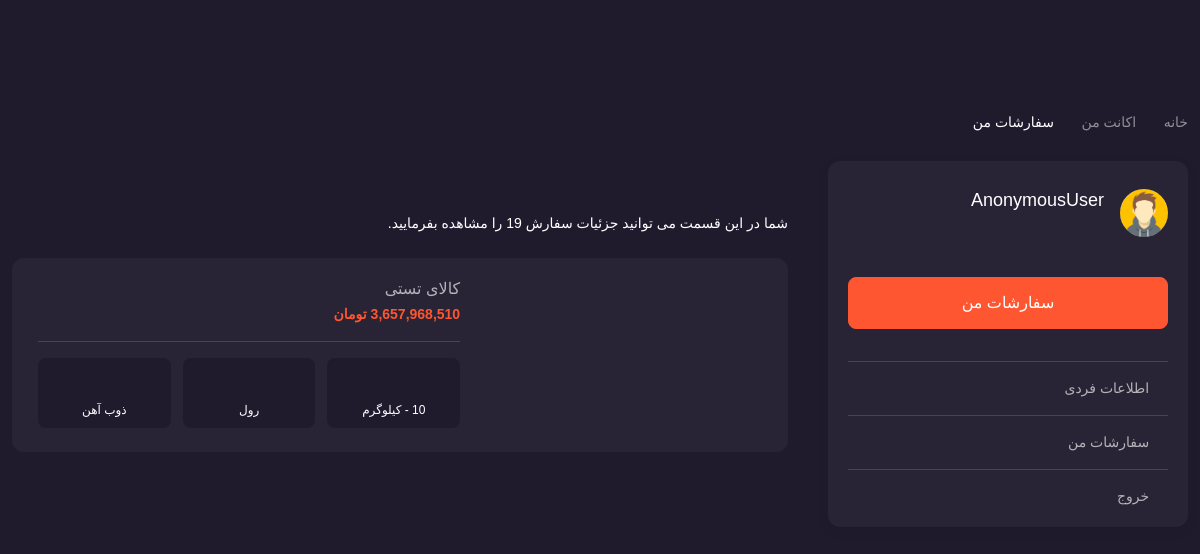
/orders/19/, run on the app's committed database.
### orders/models.py (models this page shows, shortened)
class OrderItem(models.Model):
    order = models.ForeignKey(Order, related_name='orderitem', on_delete=models.CASCADE, verbose_name='شماره سفارش')
    variant = models.ForeignKey(ProductInventory, on_delete=models.PROTECT, null=True, verbose_name='نام محصول')
    product_price = models.FloatField(default=0, verbose_name='مبلغ')
    supplement_price = models.FloatField(default=0, verbose_name='قیمت تامین')
    tax = models.FloatField(default=0, verbose_name='مالیات بر ارزش افزوده')
    item = models.CharField(max_length=500, verbose_name='آیتم سفارش')
    total_discount = models.FloatField(default=0, verbose_name='تخفیف')
    product_count = models.PositiveIntegerField(verbose_name='تعداد')
    is_not_canceled = models.BooleanField(default=True, verbose_name='وضعیت')
    objects = OrderItemManager()
    def item_amount_before_discount(self):
        return self.product_count * self.product_price
    def item_amount_after_discount(self):
        return self.item_amount_before_discount() - (self.product_count * self.total_discount)
    def item_amount_with_tax(self):
        return self.item_amount_after_discount() + self.item_tax()
    def item_tax(self):
        return self.product_count * self.tax
    def item_amount_with_tax_ir(self):
        return '{:,} تومان'.format(math.trunc(self.item_amount_with_tax()))
    class Meta:
        verbose_name_plural = 'آیتمهای سفارشات'
        verbose_name = 'آیتم'
        ordering = ('-id',)
    def order_date_ir(self):
        jalalidate = datetime2jalali(self.order.order_date).strftime('%Y/%m/%d _ %H:%M:%S')
        return jalalidate
    order_date_ir.short_description = 'تاریخ سفارش'

### product/models.py (models this page shows, shortened)
class ProductInventory(models.Model):
    title = models.CharField(max_length=150, null=True, blank=True, verbose_name='عنوان')
    products = models.ForeignKey(Product, on_delete=models.CASCADE, verbose_name='محصول')
    weight = models.IntegerField(default=0, verbose_name='وزن')
    quantity = models.IntegerField(default=0, verbose_name='موجودی')
    in_basket = models.IntegerField(default=0, verbose_name='محدودیت تعداد در سبد')
    delivery_time = models.PositiveSmallIntegerField(default=1, verbose_name='زمان تحویل این محصول(روز)')
    unit = models.FloatField(default=0, verbose_name='هر واحد برابر است با')
    supplement_price = models.FloatField(default=0, verbose_name='قیمت تامین')
    regular_price = models.FloatField(default=0, verbose_name='قیمت فروش')
    status = models.BooleanField(default=True, verbose_name='وضعیت نمایش')
    objects = ProductInventoryManager()
    def variant_name(self):
        return f"{self.weight} - {self.products.unit}"
    class Meta:
        verbose_name_plural = "تنوع های محصول"
        verbose_name = "تنوع محصول"

class Product(models.Model):
    title = models.CharField(max_length=600, verbose_name='عنوان',
                             help_text='این فیلد نباید خالی باشد و تعداد کارکترهای آن باید بیشتر از 150 کاراکتر نباشند')
    en_title = models.CharField(max_length=600, verbose_name='نام انگلیسی محصول', blank=True, null=True)
    unit = models.ForeignKey(Units, on_delete=models.PROTECT, verbose_name='واحد اندازه گیری')
    meta_title = models.CharField(max_length=600, null=True, blank=True, verbose_name='عنوان سئو')
    meta_desc = models.CharField(max_length=600, null=True, blank=True, verbose_name='توضیحات سئو')
    keywords = models.TextField(max_length=600, null=True, blank=True, verbose_name='کلمات کلیدی')
    slug = models.SlugField(unique=True, blank=True, verbose_name='نام در url')
    Description = RichTextUploadingField(blank=True, null=True, verbose_name='توضیحات اصلی')
    user = models.ForeignKey(User, on_delete=models.CASCADE, verbose_name='ثبت کننده')
    image = ProcessedImageField(upload_to=upload_image_path, processors=[ResizeToFill(1120, 630)],
                                format='WEBP', verbose_name='تصویر شاخص',
                                blank=True, null=True)
    image_alt = models.CharField(max_length=500, null=True, blank=True, verbose_name='عنوان تصویر')
    active = models.BooleanField(default=False, verbose_name='وضعیت')
    RootCategoryId = models.ForeignKey(ProductsCats, on_delete=models.SET_NULL, null=True,
                                       verbose_name='دسته بندی')
    brandId = models.ForeignKey(Brand, on_delete=models.SET_NULL, null=True,
                                verbose_name='برند')
    dkp_name = models.CharField(max_length=150, null=True, blank=True, verbose_name='سناسه محصول')
    similar_products = models.ManyToManyField('Product', blank=True, verbose_name='محصولات مشابه')
    created_at = models.DateTimeField(auto_now_add=True, verbose_name='تاریخ ثبت')
    updated_at = models.DateTimeField(auto_now=True, verbose_name='تاریخ به روز رسانی')
    video_link = models.URLField(null=True, blank=True, verbose_name='لینک ویدئوی محصول')
    review_reason = models.CharField(max_length=250, null=True, blank=True, verbose_name='علت عدم تایید')
    canonical = models.URLField(verbose_name='لینک کنونیکال', null=True, blank=True)
    create_link_allowed = models.BooleanField(default=True, verbose_name='وضعیت ساخت لینک داخلی')
    is_noindex = models.BooleanField(default=False, verbose_name='صفحه noindex شود')
    http_response_gone = models.BooleanField(default=False, verbose_name='410 شود')
    objects = ProductManager()
    class Meta:
        verbose_name_plural = 'محصولات'
        verbose_name = 'محصول'
    def image_tag(self):
        if self.image:
            return mark_safe('<img src="{}" height="50"/>'.format(self.image.url))
        from django.templatetags.static import static
        return mark_safe('<img src="{}" height="50"/>'.format(static('img/admin/no-picture.png')))
    def get_user_full_name(self):
        if self.user:
            return self.user.full_name()
        else:
            return "بدون کاربر"
    image_tag.short_description = "تصویر"
    get_user_full_name.short_description = "ثبت کننده"
    def url_tag(self):
        return mark_safe(
            '<a href="{}" target="_blank">نمایش</a>'.format(self.get_full_abs_url()))
    url_tag.short_description = "لینک"

class Units(models.Model):
    title = models.CharField(max_length=150, null=True, blank=True, verbose_name='عنوان')
    def __str__(self):
        return self.title
    class Meta:
        verbose_name = 'واحد اندازه گیری'
        verbose_name_plural = 'واحد های اندازه گیری'

class ProductsCats(models.Model):
    title = models.CharField(max_length=150, verbose_name='عنوان')
    meta_title = models.CharField(blank=True, null=True, max_length=250, verbose_name='عنوان سئو')
    meta_description = models.TextField(blank=True, null=True, max_length=500, verbose_name='توضیحات سئو')
    keywords = models.TextField(max_length=250, null=True, blank=True, verbose_name='کلمات کلیدی')
    description = RichTextUploadingField(blank=True, null=True, verbose_name='توضیحات')
    image = ProcessedImageField(upload_to=upload_image_path, processors=[ResizeToFill(1120, 630)],
                                format='WEBP', verbose_name='تصویر شاخص',
                                blank=True, null=True)
    slug = models.SlugField(max_length=150, unique=True, verbose_name='عنوان در url')
    is_active = models.BooleanField(default=False, verbose_name='وضعیت')
    for_display_in_slider = models.BooleanField(default=False, verbose_name='نمایش در اسلایدر دسته بندی ها')
    parent_id = models.ForeignKey('ProductsCats', null=True, blank=True, related_name='children',
                                  on_delete=models.DO_NOTHING,
                                  verbose_name='دسته بندی مادر')
    experts = models.ManyToManyField(ProductExperts, verbose_name='کارشناسان این دسته بندی')
    depth = models.IntegerField(verbose_name='عمق گروه', default=1, null=True)
    Display_order = models.IntegerField(verbose_name='ترتیب نمایش', default=1)
    created_at = models.DateTimeField(auto_now_add=True, verbose_name='تاریخ ثبت')
    updated_at = models.DateTimeField(auto_now=True, verbose_name='تاریخ به روز رسانی')
    canonical = models.URLField(verbose_name='لینک کنونیکال', null=True, blank=True)
    create_link_allowed = models.BooleanField(default=True, verbose_name='وضعیت ساخت لینک داخلی')
    is_noindex = models.BooleanField(default=False, verbose_name='صفحه noindex شود')
    http_response_gone = models.BooleanField(default=False, verbose_name='410 شود')
    objects = ProductCatsManager()
    class Meta:
        verbose_name_plural = 'دسته بندی محصولات'
        verbose_name = 'دسته بندی'
        ordering = ['Display_order']
    def __str__(self):
        return self.title
    def get_image(self):
        if self.image:
            return mark_safe('<img src="{}" height="50"/>'.format(self.image.url))
        from django.templatetags.static import static
        return mark_safe('<img src="{}" height="50"/>'.format(static('img/admin/no-picture.png')))
    get_image.short_description = "تصویر"
    def has_products(self):
        if self.product_set.all().count() > 0:
            return True
        else:
            return False
    def middle_cat(self):
        if self.parent_id and not (self.parent_id.parent_id):
            return True
        else:
            return False
    def url_tag(self):
        return mark_safe(
            '<a href="{}" target="_blank">نمایش</a>'.format(
                reverse("products:product_category", kwargs={'cat_s': self.slug})))
    url_tag.short_description = "لینک"
    is_active.short_description = "وضعیت"
    has_products.short_description = "دارای محصول"
    middle_cat.short_description = "دسته بندی میانی"
    has_products.boolean = True
    middle_cat.boolean = True
    is_active.boolean = True

class Brand(models.Model):
    review_reason = models.CharField(max_length=250, null=True, blank=True, verbose_name='علت عدم تایید')
    meta_title = models.CharField(blank=True, null=True, max_length=250, verbose_name='عنوان سئو')
    meta_description = models.TextField(blank=True, max_length=500, null=True, verbose_name='توضیحات متا')
    meta_keywords = models.TextField(blank=True, max_length=250, null=True, verbose_name='کلمات کلیدی')
    user = models.ForeignKey(User, on_delete=models.CASCADE, verbose_name='ثبت کننده')
    title = models.CharField(max_length=150, verbose_name='عنوان برند')
    display_order = models.IntegerField(default=2, verbose_name='اولویت نمایش')
    image = ProcessedImageField(upload_to=upload_image_path_brand, processors=[ResizeToFill(148, 148)],
                                format='WEBP', verbose_name='تصویر شاخص',
                                blank=True, null=True)
    slug = models.SlugField(max_length=150, unique=True, verbose_name='عنوان در url')
    is_active = models.BooleanField(default=True, verbose_name='وضعیت')
    updated_at = models.DateTimeField(auto_now=True, verbose_name="تاریخ به روز رسانی")
    shortDescription = RichTextUploadingField(blank=True, null=True, verbose_name='توضیحات کوتاه')
    Description = RichTextUploadingField(blank=True, null=True, verbose_name='توضیحات اصلی')
    canonical = models.URLField(verbose_name='لینک کنونیکال', null=True, blank=True)
    create_link_allowed = models.BooleanField(default=True, verbose_name='وضعیت ساخت لینک داخلی')
    is_noindex = models.BooleanField(default=False, verbose_name='صفحه noindex شود')
    http_response_gone = models.BooleanField(default=False, verbose_name='410 شود')
    class Meta:
        verbose_name_plural = 'برندها'
        verbose_name = 'برند'
        ordering = ['display_order']
    def __str__(self):
        return self.title
    def image_tag(self):
        if self.image:
            return mark_safe('<img src="{}" height="50"/>'.format(self.image.url))
        return ""
    image_tag.short_description = "تصویر برند"
    def url_tag(self):
        return "در حال انجام"
    url_tag.short_description = "لینک"

### u_account/views.py (the view)
# urls.py: path('orders/<int:pk>/', views.OrderDetailView.as_view(), name='order-detail'),
class OrderDetailView(DetailView):
    model = Order
    template_name = 'order_details.html'
    context_object_name = 'order'

### config/context_processors.py (called while the page is built)
def global_variable(request):
    st: Setting = Setting.objects.first()
    return {
        'st': st
    }

### orders/models.py (called while the page is built)
    def all(self):
        lookup = ~Q(status_id=0)
        return self.get_queryset().filter(lookup, orderitem__is_not_canceled=True).distinct().order_by(
            '-order_date')

### u_account/templates/order_details.html (shortened to what this page needs)
{% extends 'Shared/_MainLayout.html' %}
{% load static %}
{% load paginator_tags %}
{% block content %}
    <div class="container pt-5 pb-lg-4 mt-5 mb-sm-2">
        <nav class="mb-4 pt-md-3" aria-label="Breadcrumb">
            <ol class="breadcrumb breadcrumb-light">
                <li class="breadcrumb-item"><a href="{% url 'home' %}">خانه</a></li>
                <li class="breadcrumb-item"><a href="{% url 'account:edit_personal_info' %}">اکانت من</a></li>
                <li class="breadcrumb-item active" aria-current="page">سفارشات من</li>
            </ol>
        </nav>
        <div class="row">
            {% include '_Sidebar.html' with user_model=user %}
            <div class="col-lg-8 col-md-7 mb-5">
                <div class="d-flex align-items-center justify-content-between mb-3">
                    <h1 class="h4 font-vazir text-light mb-0"><a href="{% url 'account:orders' %}"><i
                            class="fi-arrow-right"></i></a></h1>
                </div>
                <p class="text-light pt-1 mb-4">شما در این قسمت می توانید جزئیات سفارش {{ order.id }} را مشاهده
                    بفرمایید.</p>
                {% for i in order.orderitem.all %}
                    <div class="card card-light card-hover card-horizontal mb-4">
                        <div class="tns-carousel-wrapper card-img-top card-img-hover">
                        </div>
                        <div class="card-body">
                            <h3 class="fs-base mb-1 fw-500"><a class="nav-link-light"
                                                               href="{% url 'products:product' id=i.variant.products.id product_name=i.variant.products.title %}">{{ i.variant.products.title }}</a>
                            </h3>
                            <div class="text-primary fw-bold mb-1">{{ i.item_amount_with_tax_ir }}</div>
                            <div class="border-top border-light mt-3 pt-3">
                                <div class="row g-2">
                                    <div class="col me-sm-1">
                                        <div class="bg-dark rounded text-center w-100 h-100 p-2"><i
                                                class="fi-arrow-down d-block h4 text-light mb-0 mx-center"></i><span
                                                class="fs-xs text-light">{{ i.variant.variant_name }}</span></div>
                                    </div>
                                    <div class="col me-sm-1">
                                        <div class="bg-dark rounded text-center w-100 h-100 p-2"><i
                                                class="fi-grid d-block h4 text-light mb-0 mx-center"></i><span
                                                class="fs-xs text-light">{{ i.variant.products.RootCategoryId }}</span>
                                        </div>
                                    </div>
                                    <div class="col">
                                        <div class="bg-dark rounded text-center w-100 h-100 p-2"><i
                                                class="fi-bookmark d-block h4 text-light mb-0 mx-center"></i><span
                                                class="fs-xs text-light">{{ i.variant.products.brandId }}</span></div>
                                    </div>
                                </div>
                            </div>
                        </div>
                    </div>
                {% endfor %}
            </div>
        </div>
    </div>
{% endblock %}
{% block css %}
    <link rel="stylesheet" media="screen" href="{% static 'vendor/simplebar/dist/simplebar.min.css' %}"/>
    <link rel="stylesheet" media="screen"
          href="{% static 'vendor/filepond-plugin-image-preview/dist/filepond-plugin-image-preview.min.css' %}"/>
    <link rel="stylesheet" media="screen" href="{% static 'vendor/filepond/dist/filepond.min.css' %}"/>
        <link rel="stylesheet" media="screen" href="{% static 'vendor/tiny-slider/dist/tiny-slider.css' %}"/>
    <link rel="stylesheet" media="screen" href="{% static 'css/theme.min.css' %}">
{% endblock %}

### data on the page
OrderItem: variant.products "کالای تستی", item_amount_with_tax_ir "3,657,968,510 تومان", variant.variant_name "10 - کیلوگرم", variant.products.RootCategoryId "رول", variant.products.brandId "ذوب آهن"

### other printed values
{{ user_model }} "AnonymousUser"
